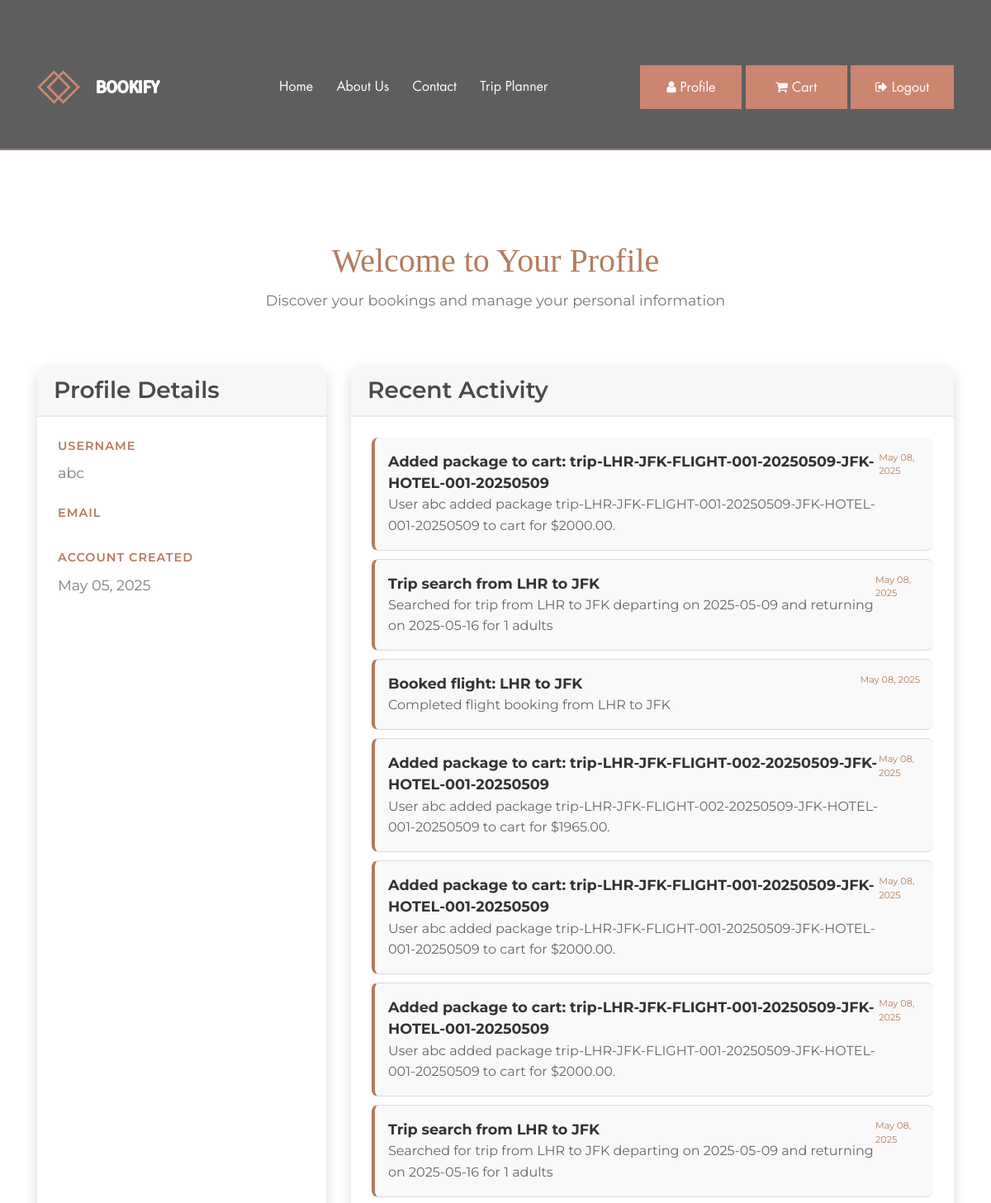
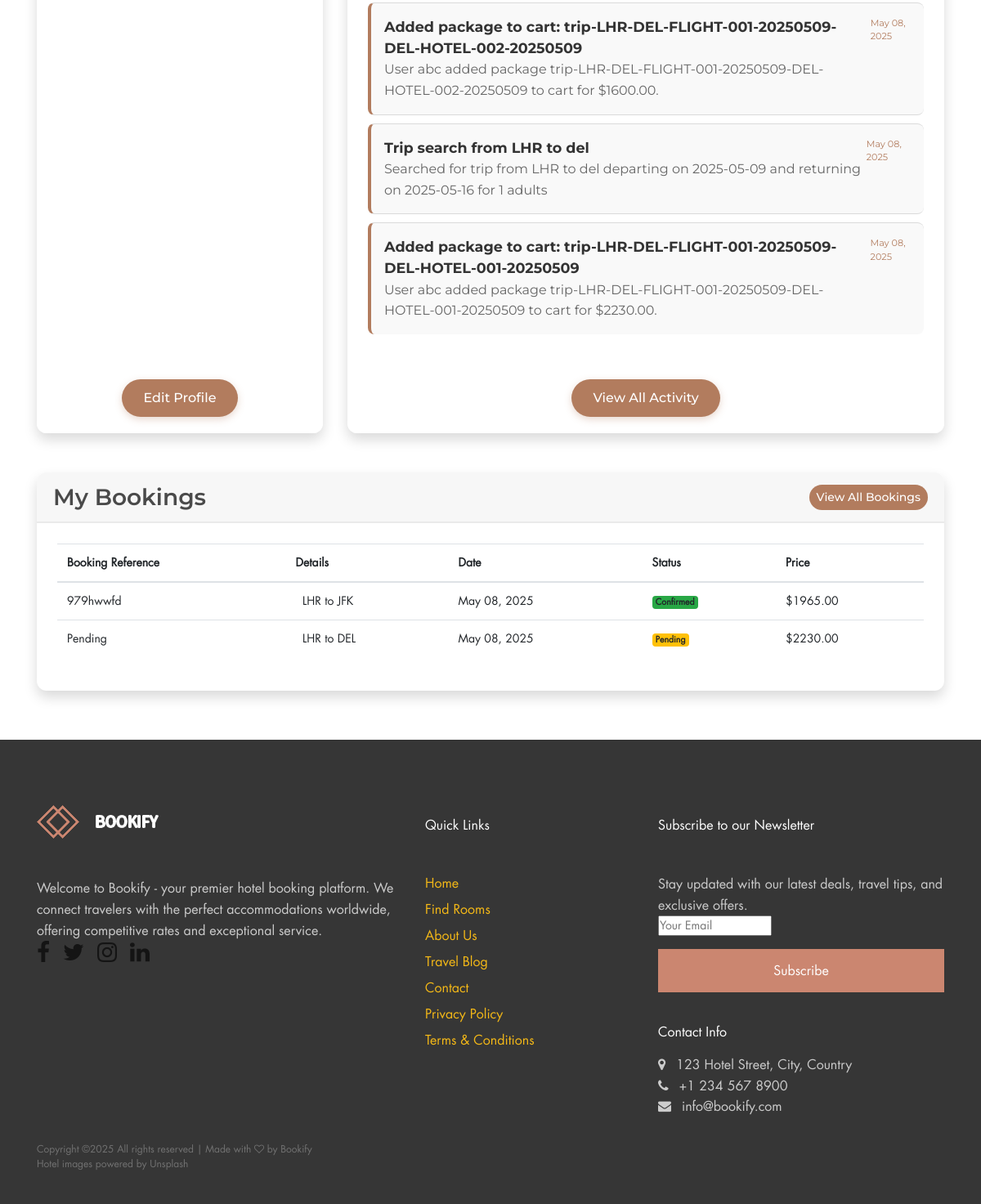
Page /profile/ (signed in) on the committed database (2 pictures, top to bottom).
### loginApp/models.py (models this page shows, shortened)
class UserActivity(models.Model):
    ACTIVITY_TYPES = (
        ('search_hotel', 'Hotel Search'),
        ('search_flight', 'Flight Search'),
        ('view_hotel', 'View Hotel'),
        ('view_flight', 'View Flight'),
        ('add_to_cart', 'Add to Cart'),
        ('booking', 'Complete Booking'),
        ('login', 'User Login'),
    )
    user = models.ForeignKey(User, on_delete=models.CASCADE, related_name='activities')
    activity_type = models.CharField(max_length=20, choices=ACTIVITY_TYPES)
    title = models.CharField(max_length=100)
    description = models.TextField(blank=True, null=True)
    timestamp = models.DateTimeField(auto_now_add=True)
    class Meta:
        ordering = ['-timestamp']
        verbose_name_plural = 'User Activities'

### flights/models.py (models this page shows, shortened)
class FlightBooking(models.Model):
    user = models.ForeignKey(User, on_delete=models.CASCADE, related_name='flight_bookings')
    flight_offer_id = models.CharField(max_length=100)  # Store Amadeus flight offer ID
    booking_reference = models.CharField(max_length=20, null=True, blank=True)  # PNR or booking reference
    origin = models.CharField(max_length=100)
    destination = models.CharField(max_length=100)
    departure_date = models.DateTimeField()
    return_date = models.DateTimeField(null=True, blank=True)  # For one-way flights
    passenger_count = models.IntegerField(default=1)
    booking_date = models.DateTimeField(auto_now_add=True)
    total_price = models.DecimalField(max_digits=10, decimal_places=2)
    currency = models.CharField(max_length=3, default='USD')
    payment_status = models.CharField(
        max_length=20,
        choices=[
            ('PENDING', 'Pending'),
            ('CONFIRMED', 'Confirmed'),
            ('CANCELLED', 'Cancelled'),
            ('REFUNDED', 'Refunded')
        ],
        default='PENDING'
    )
    is_round_trip = models.BooleanField(default=True)
    booking_details = models.JSONField(null=True, blank=True)  # Store complete booking details

### app1/views.py (the view)
# urls.py: path('profile/', views.profile_view, name='profile'),
@login_required
def profile_view(request):
    user = request.user  # Get the currently logged-in user
    try:
        profile = UserProfile.objects.get(user=user)  # Get the user profile
    except UserProfile.DoesNotExist:
        profile = None  # If profile does not exist, set to None
    from flights.models import FlightBooking
    recent_bookings = FlightBooking.objects.filter(user=user).order_by('-booking_date')[:5]
    from loginApp.models import UserActivity
    recent_activities = UserActivity.objects.filter(user=user).order_by('-timestamp')[:10]
    return render(request, 'profile.html', {
        'user': user,
        'profile': profile,
        'recent_bookings': recent_bookings,
        'recent_activities': recent_activities
    })

### app1/templates/profile.html (shortened to what this page needs)
{% extends 'base.html' %}
{% block content %}
<div class="container" style="margin-top: 120px; padding-top: 30px; margin-bottom: 60px;">
    <div class="row mb-5">
        <div class="col-12 text-center">
            <h1 style="font-family: 'Playfair Display', serif; color: #b27c5e; font-size: 2.5rem;">Welcome to Your Profile</h1>
            <p style="font-family: 'Montserrat', sans-serif; color: #777; font-size: 1.1rem;">Discover your bookings and manage your personal information</p>
        </div>
    </div>
    <div class="row mt-5">
        <div class="col-md-4 mb-4">
            <div class="card shadow h-100" style="border-radius: 12px; border: none;">
                <div class="card-header" style="background-color: #f7f7f7; border-bottom: 2px solid #eaeaea; border-radius: 12px 12px 0 0;">
                    <h3 style="font-family: 'Montserrat', sans-serif; color: #4a4a4a; font-weight: 600; margin-bottom: 0;">Profile Details</h3>
                </div>
                <div class="card-body" style="padding: 25px;">
                    <div class="mb-4">
                        <label style="font-family: 'Montserrat', sans-serif; color: #b27c5e; font-size: 0.9rem; font-weight: 600; text-transform: uppercase; letter-spacing: 1px;">Username</label>
                        <p style="font-family: 'Montserrat', sans-serif; font-size: 1.1rem; margin-bottom: 0;">{{ user.username }}</p>
                    </div>
                    <div class="mb-4">
                        <label style="font-family: 'Montserrat', sans-serif; color: #b27c5e; font-size: 0.9rem; font-weight: 600; text-transform: uppercase; letter-spacing: 1px;">Email</label>
                    </div>
                    <div class="mb-4">
                        <label style="font-family: 'Montserrat', sans-serif; color: #b27c5e; font-size: 0.9rem; font-weight: 600; text-transform: uppercase; letter-spacing: 1px;">Account Created</label>
                        <p style="font-family: 'Montserrat', sans-serif; font-size: 1.1rem; margin-bottom: 0;">{{ user.date_joined|date:"F d, Y" }}</p>
                    </div>
                </div>
                <div class="card-footer bg-white text-center" style="border-top: none; border-radius: 0 0 12px 12px; padding: 20px;">
                    <a href="{% url 'edit_profile' %}" class="btn" style="background-color: #b27c5e; color: white; font-family: 'Montserrat', sans-serif; font-weight: 500; padding: 10px 25px; border-radius: 30px; box-shadow: 0 3px 10px rgba(178, 124, 94, 0.3);">Edit Profile</a>
                </div>
            </div>
        </div>
        <div class="col-md-8 mb-4">
            <div class="card shadow h-100" style="border-radius: 12px; border: none;">
                <div class="card-header" style="background-color: #f7f7f7; border-bottom: 2px solid #eaeaea; border-radius: 12px 12px 0 0;">
                    <h3 style="font-family: 'Montserrat', sans-serif; color: #4a4a4a; font-weight: 600; margin-bottom: 0;">Recent Activity</h3>
                </div>
                <div class="card-body" style="padding: 25px;">
                    {% if recent_activities %}
                        <ul class="list-group list-group-flush">
                            {% for activity in recent_activities %}
                            <li class="list-group-item d-flex justify-content-between p-3" style="border-left: 4px solid #b27c5e; background-color: #f9f9f9; margin-bottom: 10px; border-radius: 8px;">
                                <div>
                                    <strong style="font-family: 'Montserrat', sans-serif; color: #333; font-size: 1.1rem;">{{ activity.title }}</strong>
                                    <p style="font-family: 'Montserrat', sans-serif; color: #666; margin-bottom: 0;">{{ activity.description }}</p>
                                </div>
                                <small style="font-family: 'Montserrat', sans-serif; color: #b27c5e;">{{ activity.timestamp|date:"M d, Y" }}</small>
                            </li>
                            {% endfor %}
                        </ul>
                    {% endif %}
                </div>
                {% if recent_activities %}
                <div class="card-footer bg-white text-center" style="border-top: none; border-radius: 0 0 12px 12px; padding: 20px;">
                    <a href="#" class="btn" style="background-color: #b27c5e; color: white; font-family: 'Montserrat', sans-serif; font-weight: 500; padding: 10px 25px; border-radius: 30px; box-shadow: 0 3px 10px rgba(178, 124, 94, 0.3);">View All Activity</a>
                </div>
                {% endif %}
            </div>
        </div>
    </div>
    <div class="row mt-4">
        <div class="col-12">
            <div class="card shadow" style="border-radius: 12px; border: none;">
                <div class="card-header d-flex justify-content-between align-items-center" style="background-color: #f7f7f7; border-bottom: 2px solid #eaeaea; border-radius: 12px 12px 0 0;">
                    <h3 style="font-family: 'Montserrat', sans-serif; color: #4a4a4a; font-weight: 600; margin-bottom: 0;">My Bookings</h3>
                    <a href="{% url 'flights:my_bookings' %}" class="btn btn-sm" style="background-color: #b27c5e; color: white; font-family: 'Montserrat', sans-serif; font-weight: 500; border-radius: 20px;">View All Bookings</a>
                </div>
                <div class="card-body" style="padding: 25px;">
                    {% if recent_bookings %}
                        <div class="table-responsive">
                            <table class="table table-hover">
                                <thead>
                                    <tr>
                                        <th>Booking Reference</th>
                                        <th>Details</th>
                                        <th>Date</th>
                                        <th>Status</th>
                                        <th>Price</th>
                                    </tr>
                                </thead>
                                <tbody>
                                    {% for booking in recent_bookings %}
                                    <tr>
                                        <td>{{ booking.booking_reference|default:"Pending" }}</td>
                                        <td>
                                            {% if booking.booking_details.type == 'Hotel' %}
                                                <i class="fas fa-hotel me-1"></i> {{ booking.booking_details.hotel_name }}
                                            {% else %}
                                                <i class="fas fa-plane me-1"></i> {{ booking.origin }} to {{ booking.destination }}
                                            {% endif %}
                                        </td>
                                        <td>{{ booking.booking_date|date:"M d, Y" }}</td>
                                        <td>
                                            {% if booking.payment_status == 'CONFIRMED' %}
                                            <span class="badge bg-success">Confirmed</span>
                                            {% elif booking.payment_status == 'PENDING' %}
                                            <span class="badge bg-warning">Pending</span>
                                            {% elif booking.payment_status == 'CANCELLED' %}
                                            <span class="badge bg-danger">Cancelled</span>
                                            {% else %}
                                            <span class="badge bg-secondary">{{ booking.payment_status }}</span>
                                            {% endif %}
                                        </td>
                                        <td>${{ booking.total_price }}</td>
                                    </tr>
                                    {% endfor %}
                                </tbody>
                            </table>
                        </div>
                    {% endif %}
                </div>
            </div>
        </div>
    </div>
</div>
{% endblock %}

### rows in the picture
UserActivity: title "Added package to cart: trip-LHR-JFK-FLIGHT-001-20250509-JFK-HOTEL-001-20250509", description "User abc added package trip-LHR-JFK-FLIGHT-001-20250509-JFK-HOTEL-001-20250509 to cart for $2000.00.", timestamp "May 08, 2025"
UserActivity: title "Trip search from LHR to JFK", description "Searched for trip from LHR to JFK departing on 2025-05-09 and returning on 2025-05-16 for 1 adults", timestamp "May 08, 2025"
UserActivity: title "Booked flight: LHR to JFK", description "Completed flight booking from LHR to JFK", timestamp "May 08, 2025"
UserActivity: title "Added package to cart: trip-LHR-JFK-FLIGHT-002-20250509-JFK-HOTEL-001-20250509", description "User abc added package trip-LHR-JFK-FLIGHT-002-20250509-JFK-HOTEL-001-20250509 to cart for $1965.00.", timestamp "May 08, 2025"
UserActivity: title "Added package to cart: trip-LHR-JFK-FLIGHT-001-20250509-JFK-HOTEL-001-20250509", description "User abc added package trip-LHR-JFK-FLIGHT-001-20250509-JFK-HOTEL-001-20250509 to cart for $2000.00.", timestamp "May 08, 2025"
UserActivity: title "Added package to cart: trip-LHR-JFK-FLIGHT-001-20250509-JFK-HOTEL-001-20250509", description "User abc added package trip-LHR-JFK-FLIGHT-001-20250509-JFK-HOTEL-001-20250509 to cart for $2000.00.", timestamp "May 08, 2025"
UserActivity: title "Trip search from LHR to JFK", description "Searched for trip from LHR to JFK departing on 2025-05-09 and returning on 2025-05-16 for 1 adults", timestamp "May 08, 2025"
UserActivity: title "Added package to cart: trip-LHR-DEL-FLIGHT-001-20250509-DEL-HOTEL-002-20250509", description "User abc added package trip-LHR-DEL-FLIGHT-001-20250509-DEL-HOTEL-002-20250509 to cart for $1600.00.", timestamp "May 08, 2025"
UserActivity: title "Trip search from LHR to del", description "Searched for trip from LHR to del departing on 2025-05-09 and returning on 2025-05-16 for 1 adults", timestamp "May 08, 2025"
UserActivity: title "Added package to cart: trip-LHR-DEL-FLIGHT-001-20250509-DEL-HOTEL-001-20250509", description "User abc added package trip-LHR-DEL-FLIGHT-001-20250509-DEL-HOTEL-001-20250509 to cart for $2230.00.", timestamp "May 08, 2025"
FlightBooking: booking_reference "979hwwfd", origin "LHR", destination "JFK", booking_date "May 08, 2025", payment_status "Confirmed", total_price "1965.00"
FlightBooking: booking_reference "Pending", origin "LHR", destination "DEL", booking_date "May 08, 2025", payment_status "Pending", total_price "2230.00"

### other values in the picture
{{ user.username }} "abc"
{{ user.date_joined|date:"F d, Y" }} "May 05, 2025"
